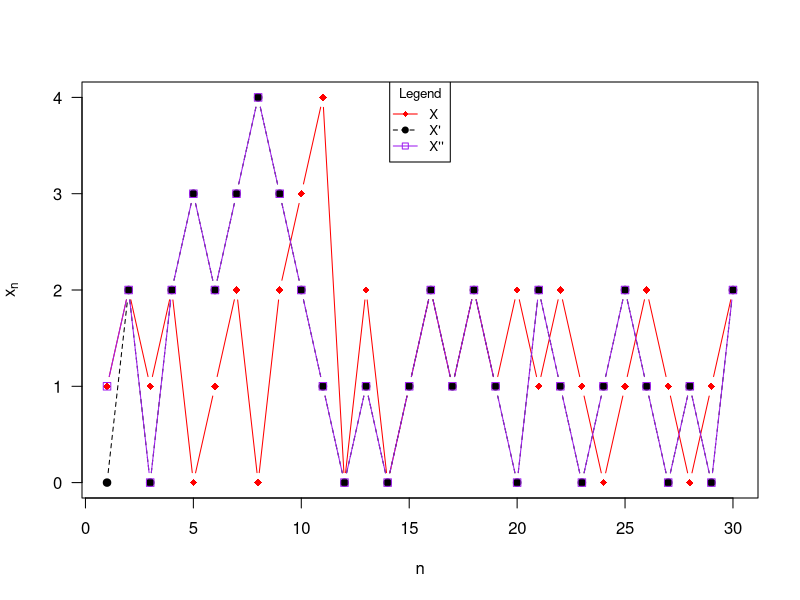
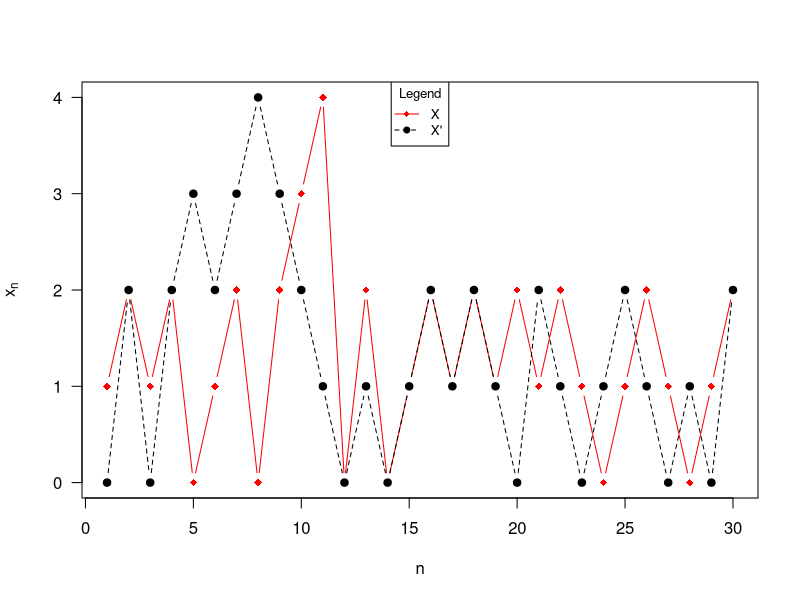
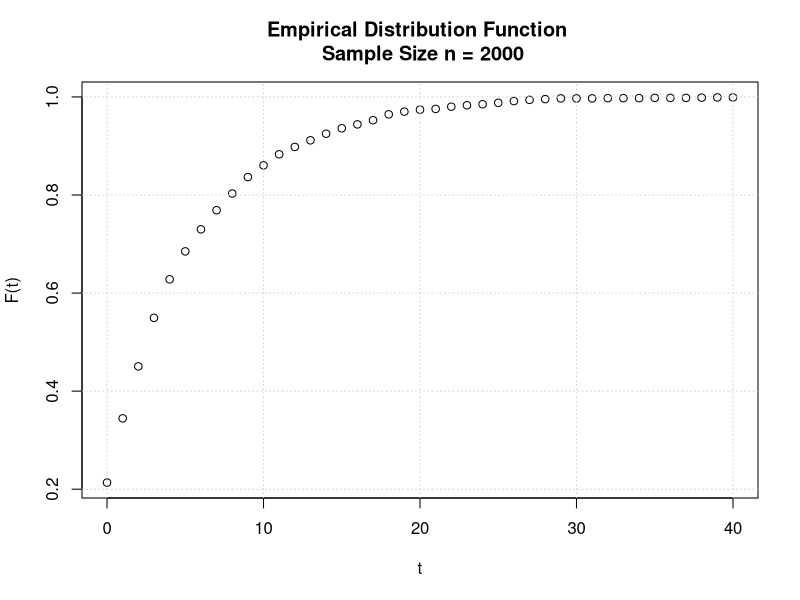

Write the R code that produced these figures, in order. (Note: this script raises an error after producing the figures.)


# Initialization function
F0 <- function(u) {
  if (u[1] <= 0.20) {
    return(0)
  }
  if ((u[1] > 0.20) & (u[1] <= 0.40)) {
    return(1)
  }
  if ((u[1] > 0.40) & (u[1] <= 0.60)) {
    return(2)
  }
  if ((u[1] > 0.60) & (u[1] <= 0.80)) {
    return(3)
  }
  if ((u[1] > 0.80) & (u[1] <= 1)) {
    return(4)
  }
}

# Stationary initialization function
F0es <- function(u) {
  if (u[1] <= 22/87) {
    return(0)
  }
  if ((u[1] > 22/87) & (u[1] <= 42/87)) {
    return(1)
  }
  if ((u[1] > 42/87) & (u[1] <= 69/87)) {
    return(2)
  }
  if ((u[1] > 69/87) & (u[1] <= 81/87)) {
    return(3)
  }
  if ((u[1] > 81/87) & (u[1] <= 1)) {
    return(4)
  }
}

# State update function
F <- function(i, u) {
  if (i == 0) {
    if (u <= 0.5) {
      return(1)
    }
    if ((u > 0.5) & (u <= 1)) {
      return(2)
    }
  }
  if (i == 1) {
    if (u <= 0.5) {
      return(0)
    }
    if ((u > 0.5) & (u <= 1)) {
      return(2)
    }
  }
  if (i == 2) {
    if (u <= 1/3) {
      return(0)
    }
    if ((u > 1/3) & (u <= 2/3)) {
      return(1)
    }
    if ((u > 2/3) & (u <= 1)) {
      return(3)
    }
  }
  if (i == 3) {
    if (u <= 0.5) {
      return(2)
    }
    if ((u > 0.5) & (u <= 1)) {
      return(4)
    }
  }
  if (i == 4) {
    if (u <= 0.5) {
      return(0)
    }
    if ((u > 0.5) & (u <= 1)) {
      return(3)
    }
  }
}

# Number of steps in the chain
N <- 30
ux <- runif(N, 0, 1)  # Uniform distribution for X
uy <- runif(N, 0, 1)  # Uniform distribution for X' (Y)
x <- vector()
y <- vector()
z <- vector()
x[1] <- F0(ux)
y[1] <- F0es(uy)
z[1] <- F0(ux)

for (n in 2:N) {
  r <- 0
  x[n] <- F(x[n - 1], ux[n])
  y[n] <- F(y[n - 1], uy[n])
  
  if (z[n - 1] == y[n - 1]) {
    r <- uy[n]
  } else {
    r <- ux[n]
  }
  
  z[n] <- F(z[n - 1], r)
}

# Plotting all chains
plot(x, col = "red", type = "b", xlab = "n", ylab = expression(x[n]), lty = 1, pch = 18, ylim = c(0, 4), yaxt = "n")
lines(y, col = "black", type = "b", lty = 2, pch = 19)
lines(z, pch = 0, col = "purple", type = "b", lty = 1)
axis(2, at = c(0, 1, 2, 3, 4), labels = c(0, 1, 2, 3, 4), col.axis = "black", las = 2)
legend("top", legend = c("X", "X'", "X''"), col = c("red", "black", "purple"),
       pch = c(18, 19, 0),
       title = "Legend",
       lty = c(1, 2, 1), cex = 0.8)

# Plotting two of the chains (X and X')
plot(x, col = "red", type = "b", xlab = "n", ylab = expression(x[n]), lty = 1, pch = 18, ylim = c(0, 4), yaxt = "n")
lines(y, col = "black", type = "b", lty = 2, pch = 19)
axis(2, at = c(0, 1, 2, 3, 4), labels = c(0, 1, 2, 3, 4), col.axis = "black", las = 2)
legend("top", legend = c("X", "X'"), col = c("red", "black"),
       pch = c(18, 19),
       title = "Legend",
       lty = c(1, 2), cex = 0.8)

nsimulations <- 2000
N <- 500
T <- vector()
simexc <- 0  # Counter for exceeding N

for (k in 1:nsimulations) {
  ux <- runif(N, 0, 1)  # Uniform distribution for X
  uy <- runif(N, 0, 1)  # Uniform distribution for Y
  x <- vector()
  y <- vector()
  z <- vector()
  g <- 0
  r <- 0
  x[1] <- F0(ux)
  y[1] <- F0es(uy)
  z[1] <- F0(ux)
  T[k] <- 0

  for (n in 2:N) {
    r <- 0
    x[n] <- F(x[n - 1], ux[n])
    y[n] <- F(y[n - 1], uy[n])
    
    if (z[n - 1] == y[n - 1]) {
      r <- uy[n]
    } else {
      r <- ux[n]
    }
    
    z[n] <- F(z[n - 1], r)
    
    if (x[1] == y[1]) {
      g <- 1
    }
    
    if (x[n] == y[n] & g == 0) {
      T[k] <- n - 1
      g <- 1
    }
    
    if (n == N & z[n] != y[n]) {
      simexc <- simexc + 1
    }
  }
}

mean_T <- mean(T)
df <- data.frame(Tempo_de_encontro = T)
F <- ecdf(T)
t <- seq(0, 40, 1)
plot(t, F(t), main = "Empirical Distribution Function \n Sample Size n = 2000")
grid()

# Calculation of P(T > n) for different values of n
S <- vector()
nsimulations <- 2000
N <- seq(1, 60, 2)

for (i in 1:length(N)) {
  print(N[i])
  simexc <- 0  # Counter for exceeding N
  
  for (k in 1:nsimulations) {
    ux <- runif(N[i], 0, 1)  # Uniform distribution for X
    uy <- runif(N[i], 0, 1)  # Uniform distribution for Y
    x <- vector()
    y <- vector()
    z <- vector()
    g <- 0
    r <- 0
    x[1] <- F0(ux)
    y[1] <- F0es(uy)
    z[1] <- F0(ux)
    
    if (N[i] >= 2) {
      for (n in 2:N[i]) {
        r <- 0
        x[n] <- F(x[n - 1], ux[n])
        y[n] <- F(y[n - 1], uy[n])
        
        if (z[n - 1] == y[n - 1]) {
          r <- uy[n]
        } else {
          r <- ux[n]
        }
        
        z[n] <- F(z[n - 1], r)
        
        if (n == N[i] & z[n] != y[n]) {
          simexc <- simexc + 1
        }
      }
    } else {
      if (z[1] != y[1]) {
        simexc <- simexc + 1
      }
    }
  }
  
  S[i] <- simexc / nsimulations
}

dt <- data.frame(N, S)

ggplot(dt, aes(x = N, y = S)) +
  geom_point(shape = 19) +
  xlab('n') +
  scale_x_continuous(breaks = seq(1, 60, 2)) +
  ylab('P(T > n)') +
  theme_bw()

# Estimation of marginal distributions of X and Y
S <- vector()
nsimulations <- 9000
marginalx <- matrix(nrow = 3, ncol = 5)
marginaly <- matrix(nrow = 3, ncol = 5)
N <- c(50, 100, 1000)

for (i in 1:length(N)) {
  print(N[i])
  X <- vector()
  Y <- vector()
  
  for (k in 1:nsimulations) {
    ux <- runif(N[i], 0, 1)  # Uniform distribution for X
    uy <- runif(N[i], 0, 1)  # Uniform distribution for Y
    x <- vector()
    y <- vector()
    
    x[1] <- F0(ux)
    y[1] <- F0es(uy)
    
    for (n in 2:N[i]) {
      x[n] <- F(x[n - 1], ux[n])
      y[n] <- F(y[n - 1], uy[n])
    }
    
    X[k] <- x[N[i]]
    Y[k] <- y[N[i]]
  }
  
  marginalx[i, ] <- table(X) / nsimulations
  marginaly[i, ] <- table(Y) / nsimulations
}

p <- c(22/87, 20/87, 27/87, 12/87, 6/87)
matrizestac <- rbind(p, p, p)
marginalx - matrizestac
marginaly - matrizestac
